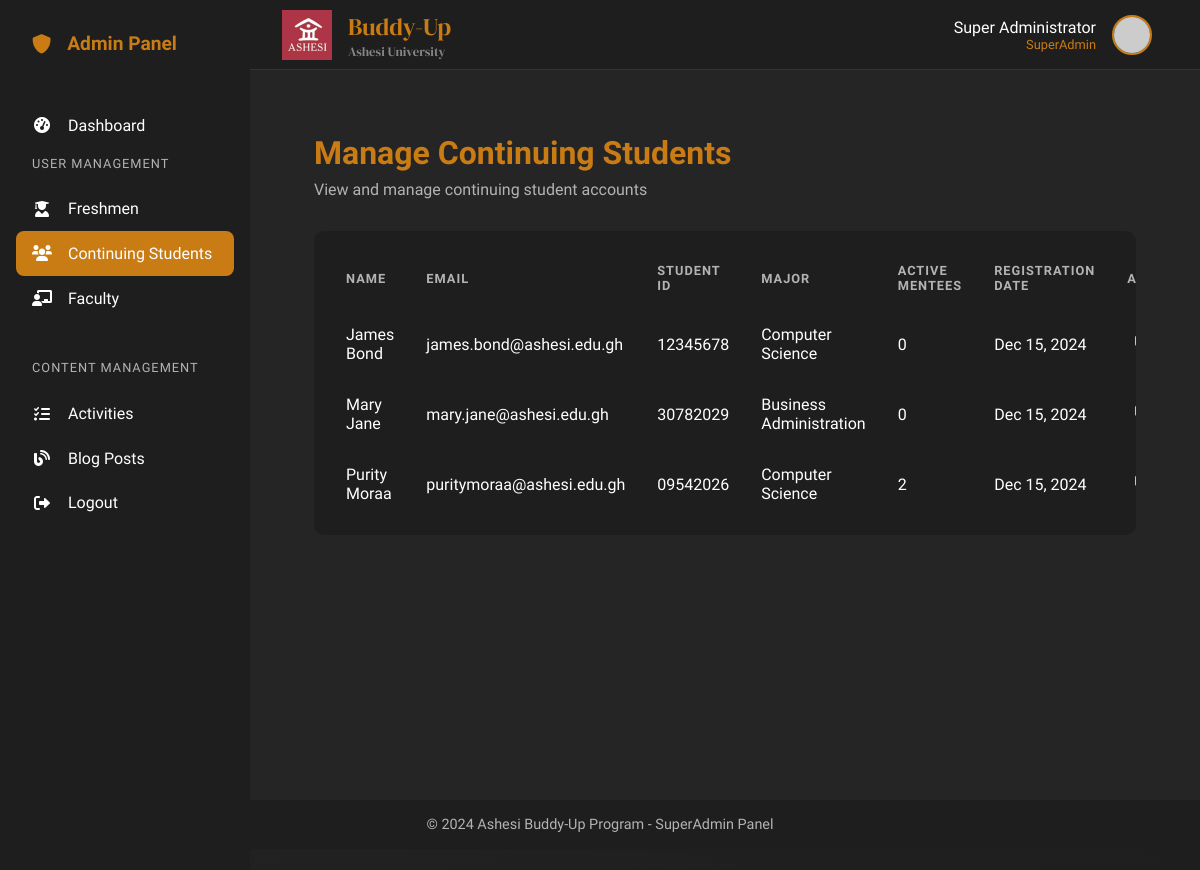
The page /dashboard/superadmin/users/continuing.php (signed in) on the database its author committed.
### tables this page shows
CREATE TABLE `users` (
  `user_id` int(11) NOT NULL,
  `email` varchar(255) NOT NULL,
  `password` varchar(255) NOT NULL,
  `role` enum('Freshman','Continuing','Faculty','SuperAdmin') NOT NULL,
  `registration_date` timestamp NOT NULL DEFAULT current_timestamp(),
  `last_login` timestamp NULL DEFAULT NULL
);

### dashboard/superadmin/users/continuing.php (the view, shortened to what this page needs)
<?php
require_once '../../../db/database.php';
try {
    $stmt = $pdo->prepare("
        SELECT u.user_id, u.email, u.registration_date,
               c.full_name, c.student_id, c.major,
               (SELECT COUNT(*) FROM Mentorship m WHERE m.continuing_id = u.user_id AND m.status = 'Active') as active_mentees
        FROM users u
        JOIN continuing_student_details c ON u.user_id = c.user_id
        WHERE u.role = 'Continuing'
        ORDER BY c.full_name ASC
    ");
    $stmt->execute();
    $continuing = $stmt->fetchAll(PDO::FETCH_ASSOC);
} catch (PDOException $e) {
    error_log("Error: " . $e->getMessage());
    $_SESSION['error'] = "Failed to load continuing student data: " . $e->getMessage();
    $continuing = [];
}
include '../../includes/header.php';
include '../../includes/superadmin_sidebar.php';
?>
<div class="main-content">
    <div class="content-wrapper">
        <div class="page-header">
            <h1>Manage Continuing Students</h1>
            <p class="subtitle">View and manage continuing student accounts</p>
        </div>
        <div class="table-container">
            <table class="data-table">
                <thead>
                    <tr>
                        <th>Name</th>
                        <th>Email</th>
                        <th>Student ID</th>
                        <th>Major</th>
                        <th>Active Mentees</th>
                        <th>Registration Date</th>
                        <th>Actions</th>
                    </tr>
                </thead>
                <tbody>
                    <?php foreach ($continuing as $student): ?>
                        <tr>
                            <td><?php echo htmlspecialchars($student['full_name']); ?></td>
                            <td><?php echo htmlspecialchars($student['email']); ?></td>
                            <td><?php echo htmlspecialchars($student['student_id']); ?></td>
                            <td><?php echo htmlspecialchars($student['major']); ?></td>
                            <td><?php echo htmlspecialchars($student['active_mentees']); ?></td>
                            <td><?php echo date('M d, Y', strtotime($student['registration_date'])); ?></td>
                            <td class="actions">
                                <button onclick="openEditModal(<?php echo $student['user_id']; ?>)"
                                        class="btn-icon" title="Edit">
                                </button>
                            </td>
                        </tr>
                    <?php endforeach; ?>
                </tbody>
            </table>
        </div>
    </div>
</div>
<?php include '../../includes/superadmin_footer.php'; ?>

### dashboard/includes/header.php (style rules this page uses)
:root { --darker-bg: #121212; --dark-bg: #1E1E1E; --medium-bg: #252525; --light-bg: #2D2D2D; --lighter-bg: #333333; --text-primary: #FFFFFF; --text-secondary: #B3B3B3; --text-muted: #808080; --accent-orange: #C97B14; --accent-orange-light: #E69B3A; --accent-orange-dark: #A66610; --sidebar-width: 250px; --header-height: 70px; }
* { margin: 0; padding: 0; box-sizing: border-box; }
body { font-family: "Arimo", sans-serif; background-color: var(--medium-bg); color: var(--text-primary); min-height: 100vh; }
.main-content { margin-top: var(--header-height); margin-left: var(--sidebar-width); min-height: calc(100vh - var(--header-height)); padding: 2rem; background: var(--medium-bg); }
.main-content::before { content: ''; position: fixed; top: 0; left: 0; right: 0; bottom: 0; background: linear-gradient(135deg, var(--medium-bg), var(--dark-bg)); z-index: -1; }

### dashboard/superadmin/users/continuing.php (style rules this page uses)
.content-wrapper { padding: 2rem; }
.page-header { margin-bottom: 2rem; }
.page-header h1 { color: var(--accent-orange); font-size: 2rem; margin-bottom: 0.5rem; }
.subtitle { color: var(--text-secondary); }
.table-container { background: var(--dark-bg); border-radius: 10px; padding: 1rem; overflow-x: auto; }
.data-table { width: 100%; border-collapse: collapse; }
.data-table th, .data-table td { padding: 1rem; text-align: left; border-bottom: 1px solid var(--border-color); }
.data-table th { color: var(--text-secondary); font-weight: 600; text-transform: uppercase; font-size: 0.8rem; letter-spacing: 1px; }
.actions { display: flex; gap: 0.5rem; }
.btn-icon { background: none; border: none; color: var(--text-primary); cursor: pointer; padding: 0.5rem; border-radius: 4px; transition: all 0.3s ease; }

### rows shown on the page
users: full_name "James Bond", email "james.bond@ashesi.edu.gh", student_id "12345678", major "Computer Science", active_mentees "0", registration_date "Dec 15, 2024"
users: full_name "Mary Jane", email "mary.jane@ashesi.edu.gh", student_id "30782029", major "Business Administration", active_mentees "0", registration_date "Dec 15, 2024"
users: full_name "Purity Moraa", email "puritymoraa@ashesi.edu.gh", student_id "09542026", major "Computer Science", active_mentees "2", registration_date "Dec 15, 2024"

### other values the page prints
$_SESSION['full_name'] "Super Administrator"
$_SESSION['role'] "SuperAdmin"
